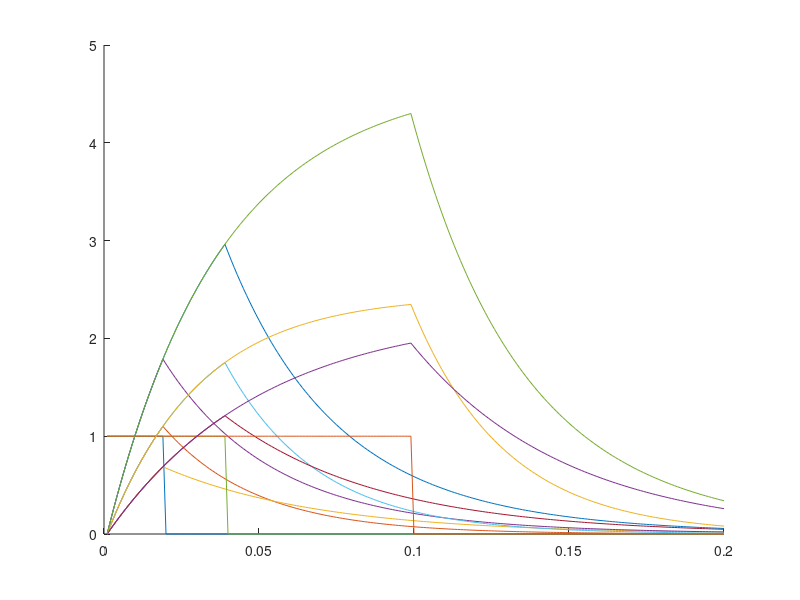

Write the MATLAB code that produced this figure.
dbstop if error
figure(1), clf, hold on
results=[];

for maskerLength=[.02 .04 .1];
dt= 0.001;
time=dt:dt:0.2;
input=zeros(1,length(time));
input(time<maskerLength)=1;

MOCtau=0.03;
eMOCdt=exp(-dt/MOCtau);
MOCa=0.08;

adaptTau=0.05;
eAdaptdt=exp(-dt/adaptTau);
adaptA=0.045;

MOC=zeros(1,length(time));
adapt=zeros(1,length(time));

for i=2:length(time)
    MOC(i)=MOC(i-1)*eMOCdt+MOCa*input(i);
    adapt(i)=adapt(i-1)*eAdaptdt+adaptA*input(i);
end
combined=MOC+adapt;
difference=MOC-adapt;
figure(1)
plot(time,[input;MOC;adapt;combined])

idx=find(difference<0);
results=[results time(idx(1))-maskerLength];
end

disp('MOCtau   MOCa adaptTau adaptA')
disp(num2str([MOCtau  MOCa adaptTau adaptA]))
disp('results')
disp(num2str(results))